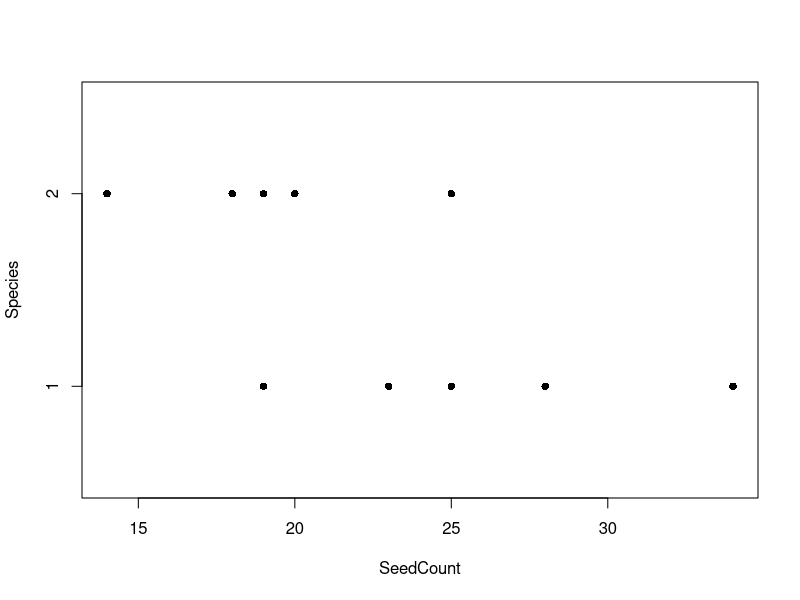
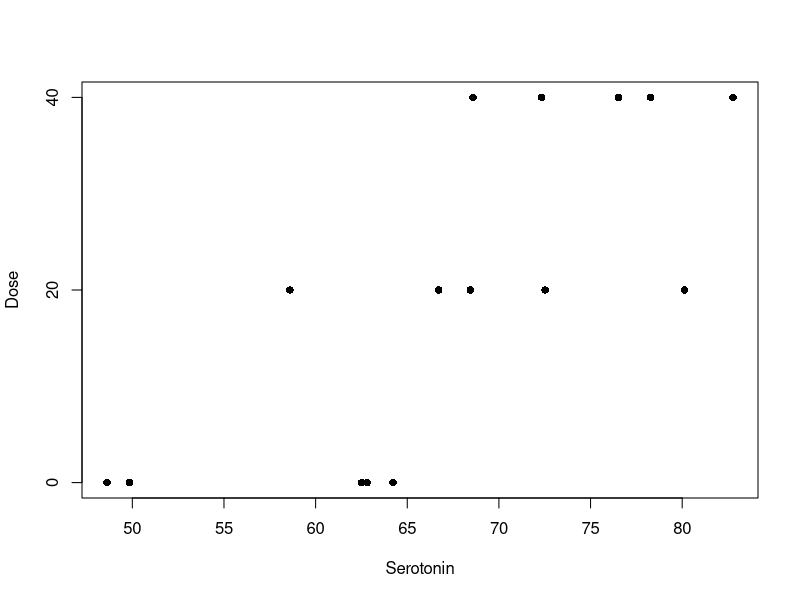
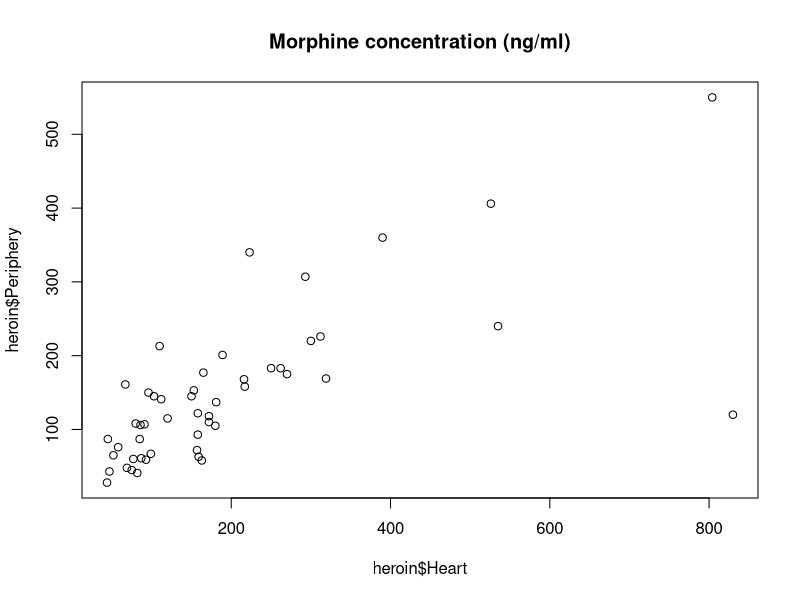
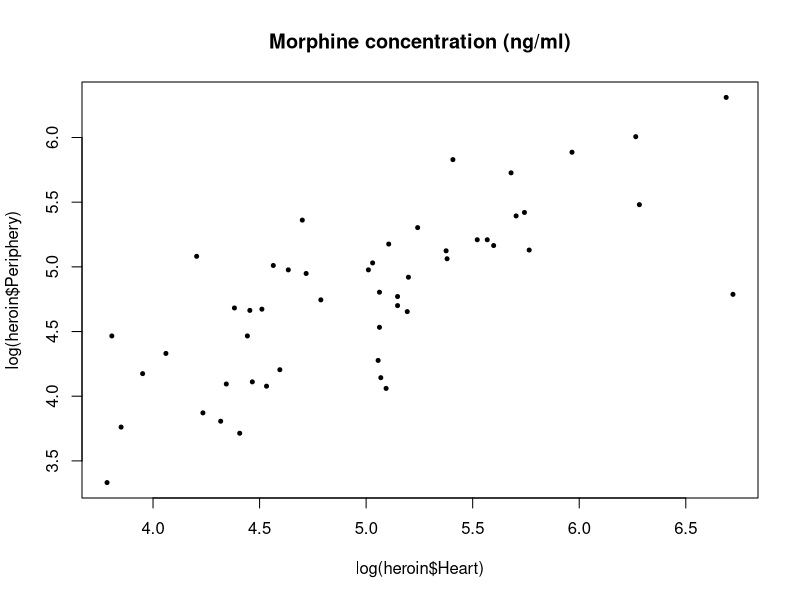

Write R code to recreate these figures, in order.
## ---- chunk 1
seeds<-read.csv('DataSets2/seedcounts.csv')
## ---- chunk 2
stripchart(SeedCount ~ Species, data=seeds, pch=16, 
           ylab="Species", ylim=c(0.5,2.5))
## ---- chunk 3
wilcox.test(SeedCount ~ Species, data=seeds)
## ---- chunk 4
flies<-read.csv('DataSets2/flytemp.csv')
## ---- chunk 5
t.test(flies$Cold, flies$Warm, paired=TRUE)
## ---- chunk 6
skin <- read.csv('DataSets2/skingraft.csv')
## ---- chunk 7
## Perform Sign Test using binom.test function (1-sided alternative)
## Input the test statistic (Bs=9), and the number of pairs (n=11)
binom.test(9, 11, alternative="greater")
## ---- chunk 8
drugs<-read.csv('DataSets2/drugs.csv')
table(drugs$Treatment, drugs$Response)
chisq.test(table(drugs$Treatment, drugs$Response), correct=FALSE)
## ---- chunk 9
chisq.test(table(drugs$Treatment, drugs$Response))
## ---- chunk 10
paxil<-read.csv('DataSets2/paxil.csv')
summary(aov(Serotonin ~ as.factor(Dose), data=paxil))
## ---- chunk 11
TukeyHSD(aov(Serotonin ~ as.factor(Dose), data=paxil))
## ---- chunk 12
stripchart(Serotonin ~ as.factor(Dose), data=paxil, pch=16, ylab="Dose")
## ---- chunk 13
heroin <- read.csv('DataSets2/heroin-regression.csv')
head(heroin)
## ---- chunk 14
plot(heroin$Heart, heroin$Periphery, 
     main="Morphine concentration (ng/ml)")
## ---- chunk 15
summary(lm(Heart ~ Periphery, data=heroin))
## ---- chunk 16
summary(lm(Heart ~ Periphery, data=heroin))$coefficients
## ---- chunk 17
plot(log(heroin$Heart), log(heroin$Periphery), pch=20, cex=0.8,
     main="Morphine concentration (ng/ml)")
## ---- chunk 18
cor(heroin$Heart, heroin$Periphery)
## ---- chunk 19
cor(heroin$Heart, heroin$Periphery, method='spearman')
## ---- chunk 20
cor.test(heroin$Heart, heroin$Periphery)
